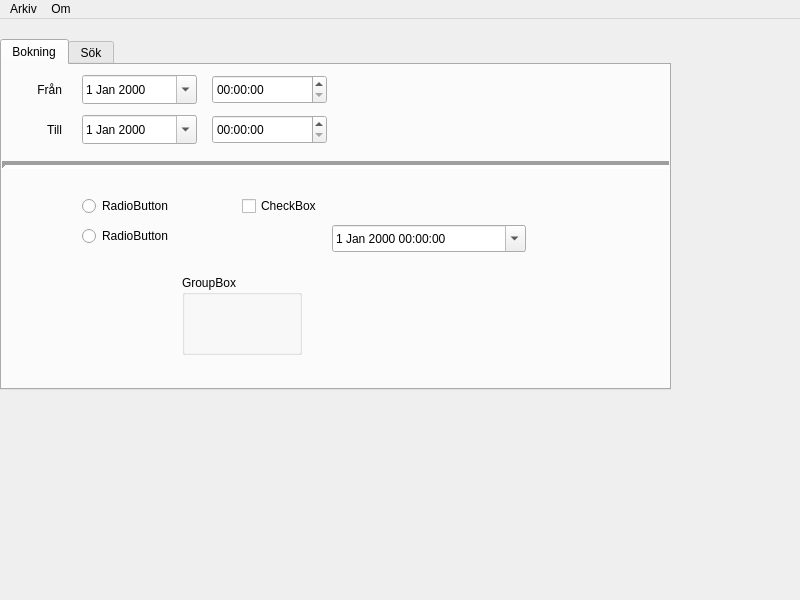
<?xml version="1.0" encoding="UTF-8"?>
<ui version="4.0">
 <class>A3B Bilpark</class>
 <widget class="QMainWindow" name="A3B Bilpark">
  <property name="geometry">
   <rect>
    <x>0</x>
    <y>0</y>
    <width>800</width>
    <height>600</height>
   </rect>
  </property>
  <property name="sizePolicy">
   <sizepolicy hsizetype="Expanding" vsizetype="Expanding">
    <horstretch>0</horstretch>
    <verstretch>0</verstretch>
   </sizepolicy>
  </property>
  <property name="minimumSize">
   <size>
    <width>800</width>
    <height>600</height>
   </size>
  </property>
  <property name="windowTitle">
   <string>MainWindow</string>
  </property>
  <widget class="QWidget" name="centralWidget">
   <widget class="QTabWidget" name="tabWidget">
    <property name="enabled">
     <bool>true</bool>
    </property>
    <property name="geometry">
     <rect>
      <x>0</x>
      <y>20</y>
      <width>671</width>
      <height>351</height>
     </rect>
    </property>
    <property name="currentIndex">
     <number>0</number>
    </property>
    <widget class="QWidget" name="tab_booking">
     <property name="sizePolicy">
      <sizepolicy hsizetype="Preferred" vsizetype="Preferred">
       <horstretch>0</horstretch>
       <verstretch>0</verstretch>
      </sizepolicy>
     </property>
     <property name="minimumSize">
      <size>
       <width>0</width>
       <height>0</height>
      </size>
     </property>
     <property name="sizeIncrement">
      <size>
       <width>0</width>
       <height>0</height>
      </size>
     </property>
     <property name="baseSize">
      <size>
       <width>55</width>
       <height>0</height>
      </size>
     </property>
     <property name="layoutDirection">
      <enum>Qt::LeftToRight</enum>
     </property>
     <property name="inputMethodHints">
      <set>Qt::ImhNone</set>
     </property>
     <attribute name="title">
      <string>Bokning</string>
     </attribute>
     <widget class="QDateEdit" name="dateEdit">
      <property name="geometry">
       <rect>
        <x>80</x>
        <y>10</y>
        <width>115</width>
        <height>29</height>
       </rect>
      </property>
      <property name="buttonSymbols">
       <enum>QAbstractSpinBox::NoButtons</enum>
      </property>
      <property name="calendarPopup">
       <bool>true</bool>
      </property>
     </widget>
     <widget class="QTimeEdit" name="timeEdit">
      <property name="geometry">
       <rect>
        <x>210</x>
        <y>10</y>
        <width>115</width>
        <height>29</height>
       </rect>
      </property>
      <property name="time">
       <time>
        <hour>0</hour>
        <minute>0</minute>
        <second>0</second>
       </time>
      </property>
     </widget>
     <widget class="QPushButton" name="pushButton">
      <property name="geometry">
       <rect>
        <x>670</x>
        <y>50</y>
        <width>100</width>
        <height>27</height>
       </rect>
      </property>
      <property name="text">
       <string>Sök</string>
      </property>
     </widget>
     <widget class="QRadioButton" name="radioButton">
      <property name="geometry">
       <rect>
        <x>80</x>
        <y>130</y>
        <width>115</width>
        <height>22</height>
       </rect>
      </property>
      <property name="text">
       <string>RadioButton</string>
      </property>
     </widget>
     <widget class="QRadioButton" name="radioButton_2">
      <property name="geometry">
       <rect>
        <x>80</x>
        <y>160</y>
        <width>115</width>
        <height>22</height>
       </rect>
      </property>
      <property name="text">
       <string>RadioButton</string>
      </property>
     </widget>
     <widget class="QCheckBox" name="checkBox">
      <property name="geometry">
       <rect>
        <x>240</x>
        <y>130</y>
        <width>96</width>
        <height>22</height>
       </rect>
      </property>
      <property name="text">
       <string>CheckBox</string>
      </property>
     </widget>
     <widget class="QCommandLinkButton" name="commandLinkButton">
      <property name="geometry">
       <rect>
        <x>620</x>
        <y>480</y>
        <width>168</width>
        <height>41</height>
       </rect>
      </property>
      <property name="text">
       <string>Boka</string>
      </property>
     </widget>
     <widget class="QGroupBox" name="groupBox">
      <property name="geometry">
       <rect>
        <x>180</x>
        <y>210</y>
        <width>120</width>
        <height>80</height>
       </rect>
      </property>
      <property name="title">
       <string>GroupBox</string>
      </property>
     </widget>
     <widget class="QDateTimeEdit" name="dateTimeEdit">
      <property name="geometry">
       <rect>
        <x>330</x>
        <y>160</y>
        <width>194</width>
        <height>27</height>
       </rect>
      </property>
      <property name="calendarPopup">
       <bool>true</bool>
      </property>
     </widget>
     <widget class="QLabel" name="label">
      <property name="geometry">
       <rect>
        <x>20</x>
        <y>10</y>
        <width>40</width>
        <height>29</height>
       </rect>
      </property>
      <property name="text">
       <string>Från</string>
      </property>
      <property name="alignment">
       <set>Qt::AlignRight|Qt::AlignTrailing|Qt::AlignVCenter</set>
      </property>
     </widget>
     <widget class="QLabel" name="label_2">
      <property name="geometry">
       <rect>
        <x>20</x>
        <y>50</y>
        <width>40</width>
        <height>29</height>
       </rect>
      </property>
      <property name="text">
       <string>Till</string>
      </property>
      <property name="alignment">
       <set>Qt::AlignRight|Qt::AlignTrailing|Qt::AlignVCenter</set>
      </property>
     </widget>
     <widget class="QDateEdit" name="dateEdit_2">
      <property name="geometry">
       <rect>
        <x>80</x>
        <y>50</y>
        <width>115</width>
        <height>29</height>
       </rect>
      </property>
      <property name="buttonSymbols">
       <enum>QAbstractSpinBox::NoButtons</enum>
      </property>
      <property name="calendarPopup">
       <bool>true</bool>
      </property>
     </widget>
     <widget class="QTimeEdit" name="timeEdit_2">
      <property name="geometry">
       <rect>
        <x>210</x>
        <y>50</y>
        <width>115</width>
        <height>29</height>
       </rect>
      </property>
      <property name="time">
       <time>
        <hour>0</hour>
        <minute>0</minute>
        <second>0</second>
       </time>
      </property>
     </widget>
     <widget class="Line" name="line">
      <property name="geometry">
       <rect>
        <x>0</x>
        <y>90</y>
        <width>800</width>
        <height>20</height>
       </rect>
      </property>
      <property name="frameShadow">
       <enum>QFrame::Sunken</enum>
      </property>
      <property name="lineWidth">
       <number>4</number>
      </property>
      <property name="midLineWidth">
       <number>0</number>
      </property>
      <property name="orientation">
       <enum>Qt::Horizontal</enum>
      </property>
     </widget>
     <widget class="Line" name="line_2">
      <property name="geometry">
       <rect>
        <x>0</x>
        <y>460</y>
        <width>800</width>
        <height>20</height>
       </rect>
      </property>
      <property name="frameShadow">
       <enum>QFrame::Sunken</enum>
      </property>
      <property name="lineWidth">
       <number>4</number>
      </property>
      <property name="midLineWidth">
       <number>0</number>
      </property>
      <property name="orientation">
       <enum>Qt::Horizontal</enum>
      </property>
     </widget>
    </widget>
    <widget class="QWidget" name="tab_search">
     <attribute name="title">
      <string>Sök</string>
     </attribute>
    </widget>
   </widget>
  </widget>
  <widget class="QMenuBar" name="menuBar">
   <property name="geometry">
    <rect>
     <x>0</x>
     <y>0</y>
     <width>800</width>
     <height>25</height>
    </rect>
   </property>
   <widget class="QMenu" name="menuArkiv">
    <property name="title">
     <string notr="true">Arkiv</string>
    </property>
    <addaction name="actionInst_llningar"/>
    <addaction name="separator"/>
    <addaction name="actionAvsluta"/>
   </widget>
   <widget class="QMenu" name="menuOm">
    <property name="title">
     <string>Om</string>
    </property>
   </widget>
   <addaction name="menuArkiv"/>
   <addaction name="menuOm"/>
  </widget>
  <action name="actionInst_llningar">
   <property name="text">
    <string>Inställningar</string>
   </property>
  </action>
  <action name="actionAvsluta">
   <property name="checkable">
    <bool>false</bool>
   </property>
   <property name="checked">
    <bool>false</bool>
   </property>
   <property name="enabled">
    <bool>true</bool>
   </property>
   <property name="text">
    <string>Avsluta</string>
   </property>
  </action>
 </widget>
 <layoutdefault spacing="6" margin="11"/>
 <resources/>
 <connections/>
</ui>
